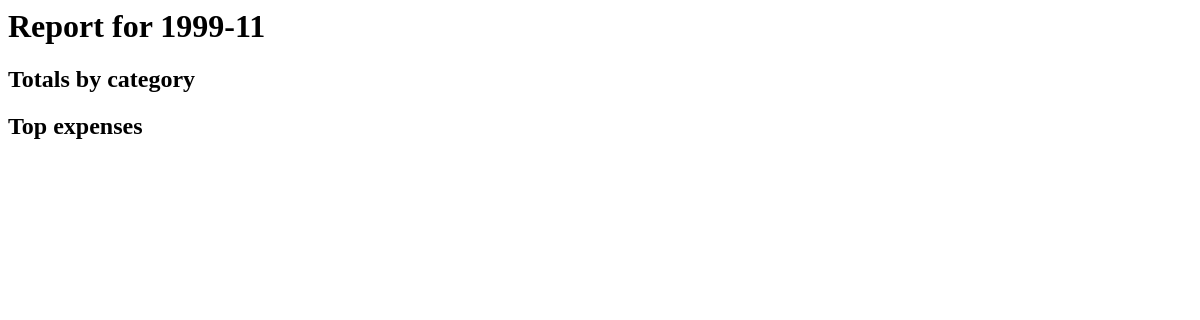
The page /reports/month/1999-11 on the database as committed earlier.
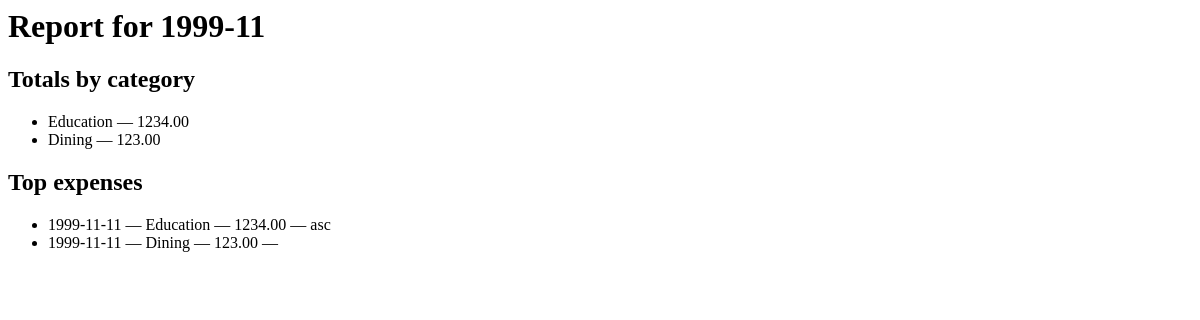
The same page on the database as committed later.
### tables this page shows
CREATE TABLE categories (
  id INTEGER PRIMARY KEY AUTOINCREMENT,
  user_id INTEGER NOT NULL,
  name TEXT NOT NULL,
  FOREIGN KEY (user_id) REFERENCES users(id) ON DELETE CASCADE,
  UNIQUE (user_id, name)
);

CREATE TABLE expenses (
  id INTEGER PRIMARY KEY AUTOINCREMENT,
  user_id INTEGER NOT NULL,
  category_id INTEGER NOT NULL,
  amount REAL NOT NULL CHECK (amount > 0),
  date TEXT NOT NULL,
  note TEXT,
  FOREIGN KEY (user_id) REFERENCES users(id) ON DELETE CASCADE,
  FOREIGN KEY (category_id) REFERENCES categories(id) ON DELETE CASCADE
);

### webapp.py (the view)
@app.route("/reports/month/<month>")
def report_month_detail(month):
    cats = expenses.get_category_totals_for_month(month)
    top = expenses.get_top_expenses(limit=10, month_yyyy_mm=month)
    return render_template("report_month_detail.html", month=month, cats=cats, top=top)

### database.py (called while the page is built)
def get_connection():
    conn = sqlite3.connect(DB_NAME)
    conn.execute("PRAGMA foreign_keys = ON")
    conn.row_factory = sqlite3.Row
    return conn

### expenses.py (called while the page is built)
def get_category_totals_for_month(month_yyyy_mm: str):
    conn = get_connection()
    try:
        return conn.execute(
            """
            SELECT c.name AS category, COALESCE(SUM(e.amount), 0) AS total
            FROM expenses e
            JOIN categories c ON c.id = e.category_id
            WHERE e.user_id = ? AND substr(e.date, 1, 7) = ?
            GROUP BY c.name
            ORDER BY total DESC
            """,
            (CURRENT_USER_ID, month_yyyy_mm),
        ).fetchall()
    finally:
        conn.close()

### templates/report_month_detail.html
<h1>Report for {{ month }}</h1>
<h2>Totals by category</h2>
<ul>
  {% for r in cats %}
    <li>{{ r['category'] }} — {{ "%.2f"|format(r['total']) }}</li>
  {% endfor %}
</ul>
<h2>Top expenses</h2>
<ul>
  {% for e in top %}
    <li>{{ e['date'] }} — {{ e['category'] }} — {{ "%.2f"|format(e['amount']) }} — {{ e['note'] }}</li>
  {% endfor %}
</ul>

Rows that differ between the two databases and show on the page:
now on this page (row unchanged): categories: category "Education", total "1234.00"
now on this page (row unchanged): categories: category "Dining", total "123.00"
now on this page (row edited): expenses: date "1999-11-11", category "Education", amount "1234.00", note "asc"
now on this page (row edited): expenses: date "1999-11-11", category "Dining", amount "123.00"
